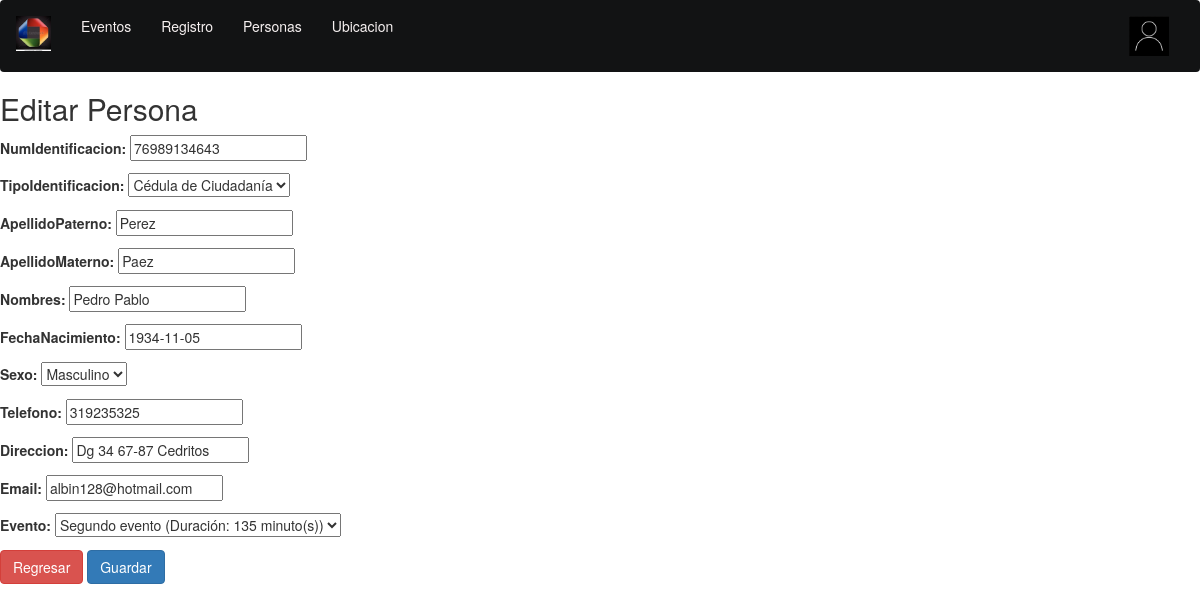
/persona/persona/update/76989134643/, run on the app's committed database.
### persona/models.py (models this page shows, shortened)
class Persona(models.Model):
    numIdentificacion=models.CharField(max_length=20, primary_key=True)
    tipos=[
        ('C', 'Cédula de Ciudadanía'),
        ('E', 'Cédula de Extranjería'),
        ('P', 'Pasaporte'),
        ('O', 'Otro')]
    tipoIdentificacion=models.CharField(max_length=1, choices=tipos, default='C')
    apellidoPaterno=models.CharField(max_length=35)
    apellidoMaterno=models.CharField(max_length=35)
    nombres=models.CharField(max_length=50)
    fechaNacimiento=models.DateField()
    sexos=[
        ('F', 'Femenino'),
        ('M', 'Masculino'),
        ('X', 'Otro')]
    sexo=models.CharField(max_length=1, choices=sexos, default='M')
    telefono=models.CharField(max_length=15)
    direccion=models.CharField(max_length=50)
    email=models.CharField(max_length=50)
    evento=models.ForeignKey(Evento, null=False, blank=False, on_delete=models.CASCADE)

### persona/views.py (the view)
# urls.py: path('persona/update/<int:pk>/', views.PersonaUpdateView.as_view(), name='persona_update'),
class PersonaUpdateView(UpdateView):
    model = Persona
    template_name = 'persona/persona_create.html'
    fields = ['numIdentificacion', 'tipoIdentificacion', 'apellidoPaterno','apellidoMaterno','nombres','fechaNacimiento','sexo','telefono','direccion','email','evento']
    def get_context_data(self, **kwargs):
        context = super().get_context_data(**kwargs)
        context['edit'] = True
        return context

### evento/models.py (called while the page is built)
    def __str__(self):
        txt="{0} (Duración: {1} minuto(s))"
        return txt.format(self.nombre, self.duracion)

### poli/templates/persona/persona_create.html (shortened to what this page needs)
{% extends 'base/base.html' %}
{% block content %}
    <h2>
        {% if not edit %}
           Crear Persona
        {% else %}
            Editar Persona
        {% endif %}
    </h2>
    <form method="post">
        {{ form.as_p }}
        <div class="float-right">
            <a href="{% url 'persona:homePersona' %}" class="btn btn-danger">Regresar</a>
            <button class="btn btn-primary" type="submit">Guardar</button>
        </div>
    </form>
{% endblock %}

### data on the page
Persona: numIdentificacion "76989134643", tipoIdentificacion "Cédula de Ciudadanía", apellidoPaterno "Perez", apellidoMaterno "Paez", nombres "Pedro Pablo", fechaNacimiento "1934-11-05", sexo "Masculino", telefono "319235325", direccion "Dg 34 67-87 Cedritos", email "albin128@hotmail.com", evento "Segundo evento (Duración: 135 minuto(s))"
